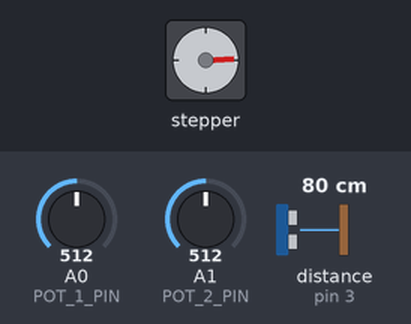
Bench run of a sketch on a simulated Arduino Uno, built with avr-gcc and run on an emulated ATmega328P. Shown: stepper motor. The inputs (shaded band) are chosen by the test bench; at power-on: distance to the obstacle (sensor on pin 3) 80 cm, A1 (POT_2_PIN) = 512, A0 (POT_1_PIN) = 512. The echo pulse lasts 58.3 µs per cm; stepper angles assume 2048 steps per turn.

Above: at 1.92 s.
2.8 s: distance to the obstacle (sensor on pin 3) set to 2 cm
At 4.62 s:
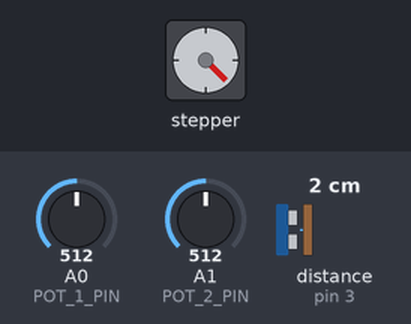
5.8 s: A1 (POT_2_PIN) set to 716
At 5.96 s:
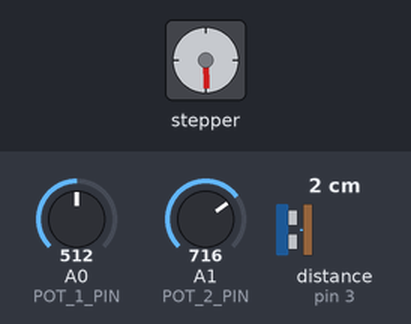
8.8 s: A1 (POT_2_PIN) set to 0
At 10.0 s:
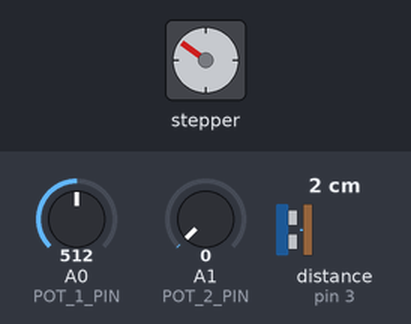
10.3 s: A1 (POT_2_PIN) set to 122
At 12.38 s:
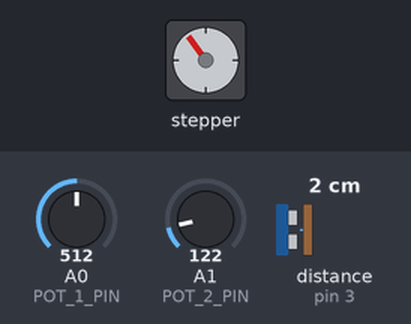
13.3 s: distance to the obstacle (sensor on pin 3) set to 9 cm
16.3 s: distance to the obstacle (sensor on pin 3) set to 12 cm
Timing chart, 0 to 20.3 s (numbered marks = the images above; inputs shaded):
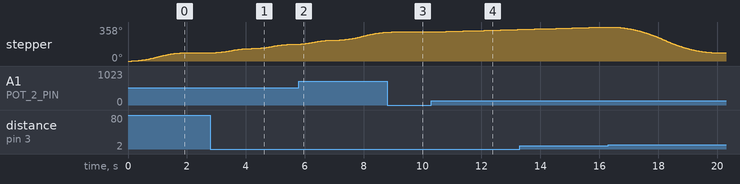

The sketch:

Ejercicio7.ino
```cpp
#include <AccelStepper.h>
#include <NewPing.h>

// Definir pines del motor paso a paso y del driver ULN2003
#define MOTOR_PIN_1 8
#define MOTOR_PIN_2 9
#define MOTOR_PIN_3 10
#define MOTOR_PIN_4 11

// Definir pines de los potenciómetros
#define POT_1_PIN A0
#define POT_2_PIN A1

// Definir pines del sensor de ultrasonidos
#define TRIG_PIN 2
#define ECHO_PIN 3

// Crear instancia del motor paso a paso
AccelStepper motor(AccelStepper::FULL4WIRE, MOTOR_PIN_1, MOTOR_PIN_2, MOTOR_PIN_3, MOTOR_PIN_4);

// Crear instancia del sensor de ultrasonidos
NewPing ultrasonido(TRIG_PIN, ECHO_PIN);

void setup() {
  // Inicializar el motor con una velocidad máxima y aceleración
  motor.setMaxSpeed(1000);
  motor.setAcceleration(500);

  // Inicializar pines de entrada
  pinMode(POT_1_PIN, INPUT);
  pinMode(POT_2_PIN, INPUT);
}

void loop() {
  // Leer los valores de los potenciómetros
  int position = analogRead(POT_1_PIN);
  int speed = analogRead(POT_2_PIN);

  // Mapear los valores de los potenciómetros al rango adecuado
  int mappedPosition = map(position, 0, 1023, 0, 1000);
  int mappedSpeed = map(speed, 0, 1023, 0, 1000);

  // Establecer la velocidad del motor según el potenciómetro de velocidad
  motor.setSpeed(mappedSpeed);

  // Obtener la distancia medida por el sensor de ultrasonidos
  int distance = ultrasonido.ping_cm();

  // Si no hay obstáculos, mover el motor a la posición deseada
  if (distance > 10) {
    // Establecer la posición del motor según el potenciómetro de posición
    motor.runToNewPosition(mappedPosition);
  } else {
    // Detener el motor si hay un obstáculo
    motor.stop();
    motor.runToPosition(); // Necesario para actualizar la posición interna del motor
  }
}
```

Measured:
- after the input at 8.8 s, stepper: goes on until 8.9 s, then stays 306°
- after the input at 10.3 s, stepper: keeps turning clockwise at about 9°/s, starting after 0.08 s
